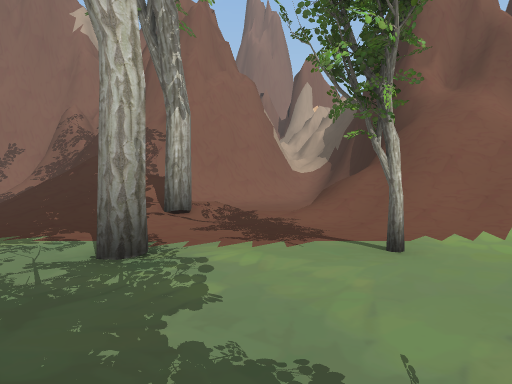
view 1 (above)

24 first-person views from a walk through a Unity game level. The camera is 1.5 m above the floor, tilts 2° down and sees 75° across. The floor is counted in squares, 2 m on a side. Each view is taken from the middle of a square. On the plan, view 1 faces up. The plan holds only what a view shows up to about 11 squares ahead; the rest is blank. The place goes on beyond the plan. The player is left out. Some surface patterns are stand-ins.

view 2
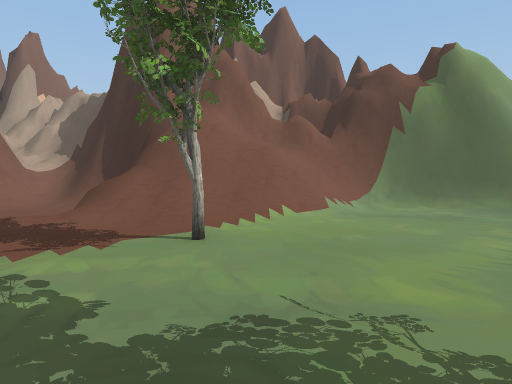

view 3
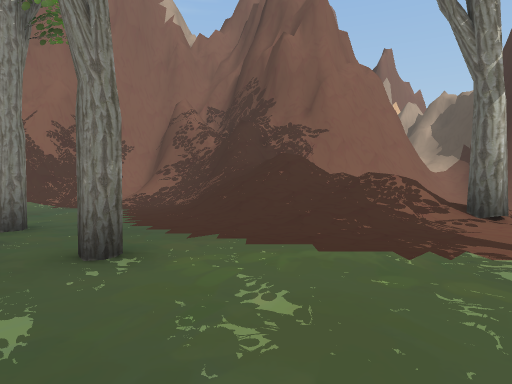

view 4
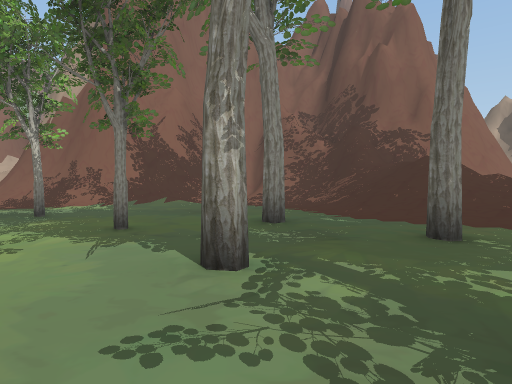

view 5
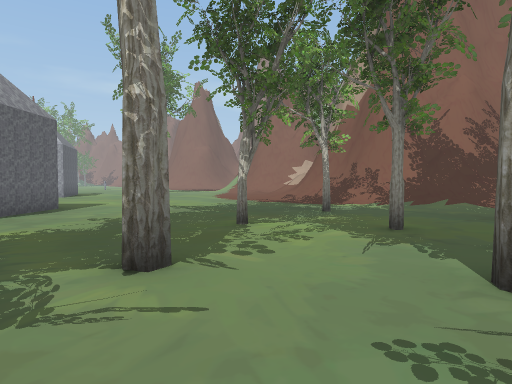

view 6
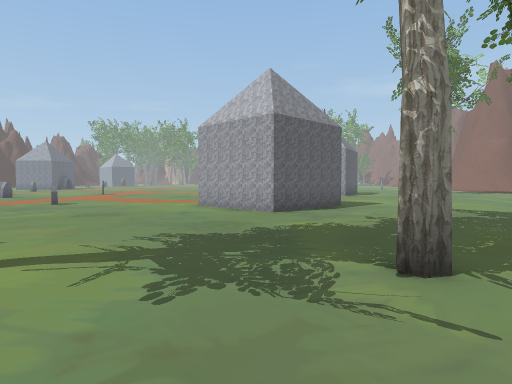

view 7
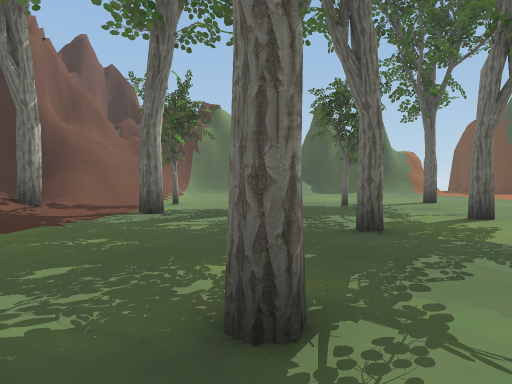

view 8
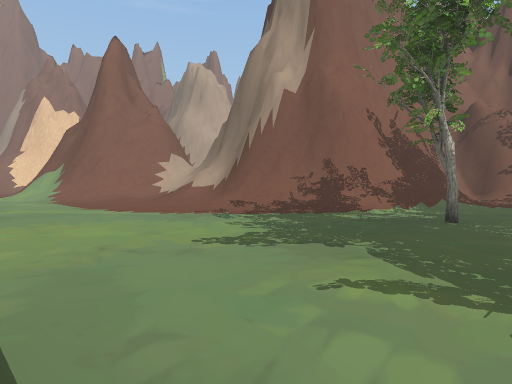

view 9
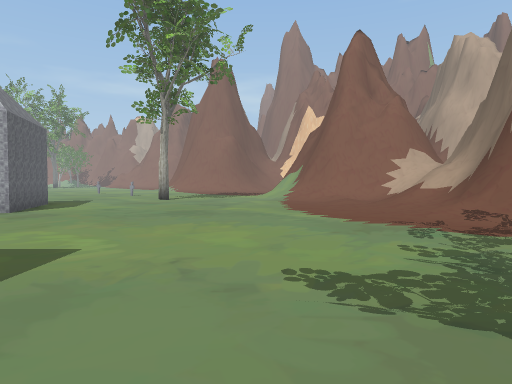

view 10
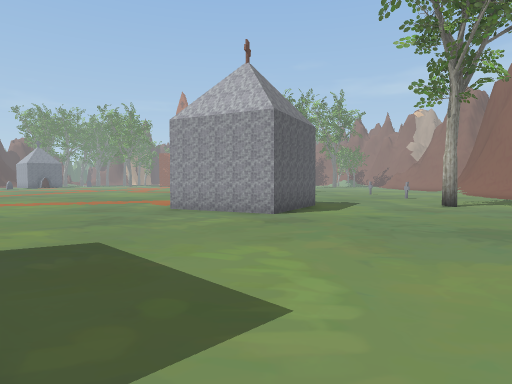

view 11
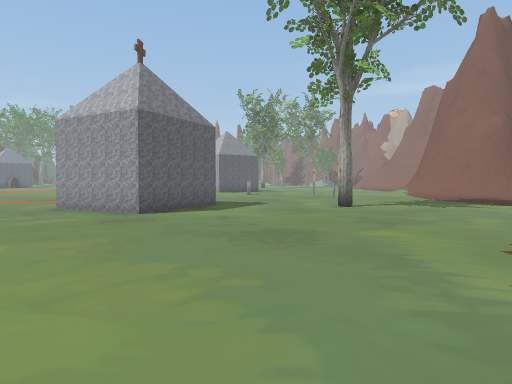

view 12
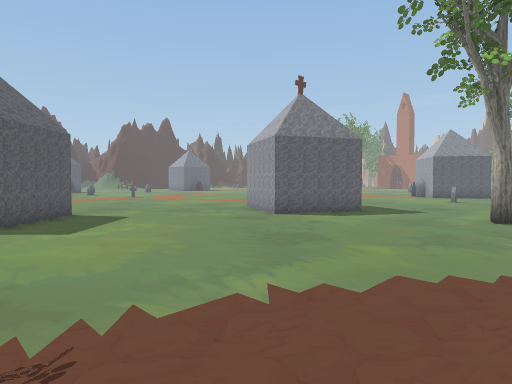

view 13
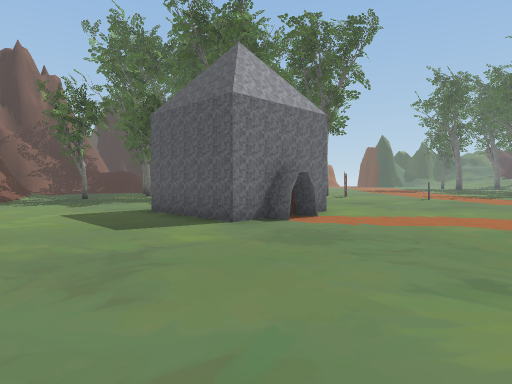

view 14
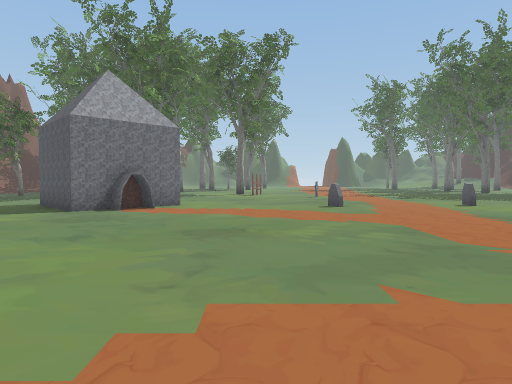

view 15
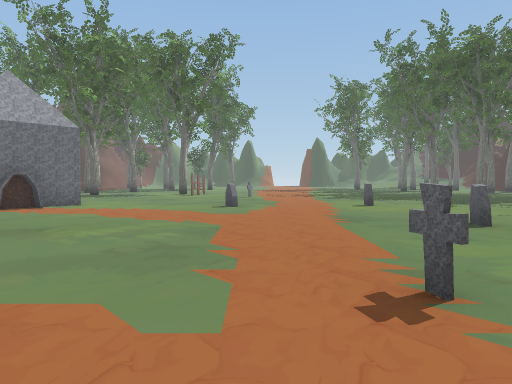

view 16
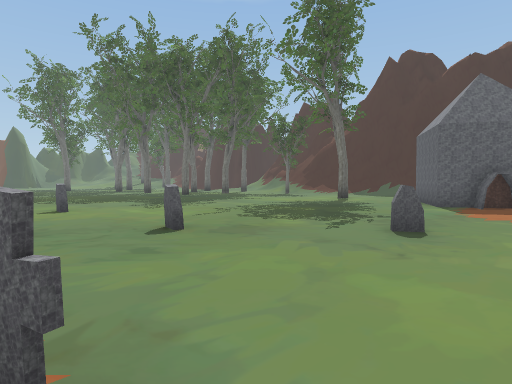

view 17
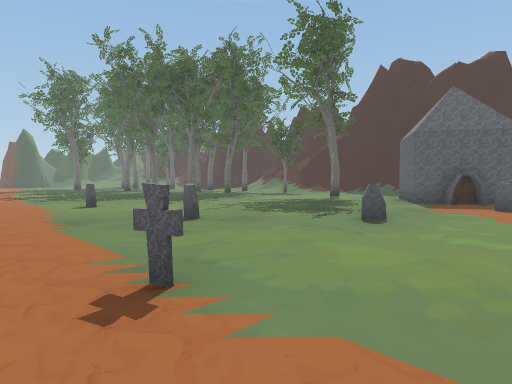

view 18
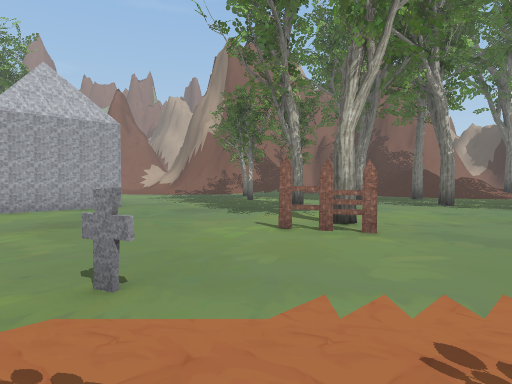

view 19
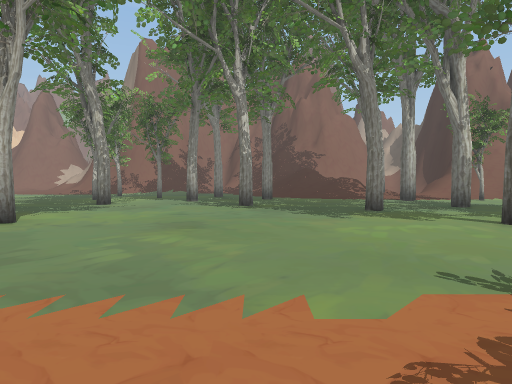

view 20
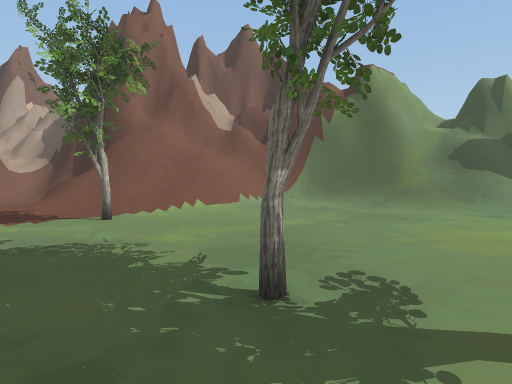

view 21
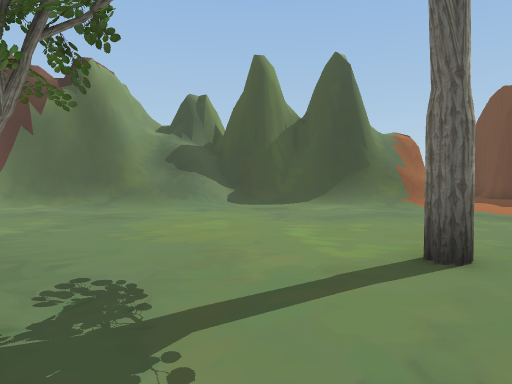

view 22
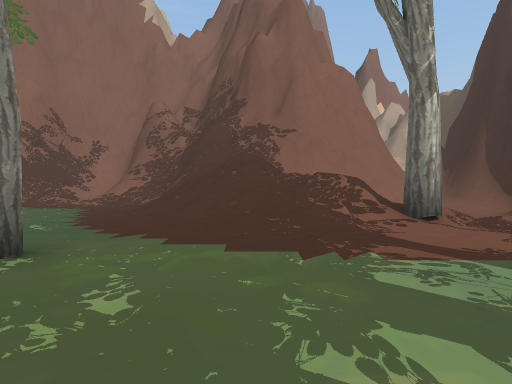

view 23
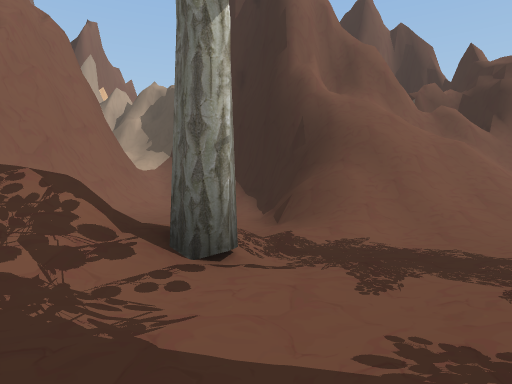

view 24
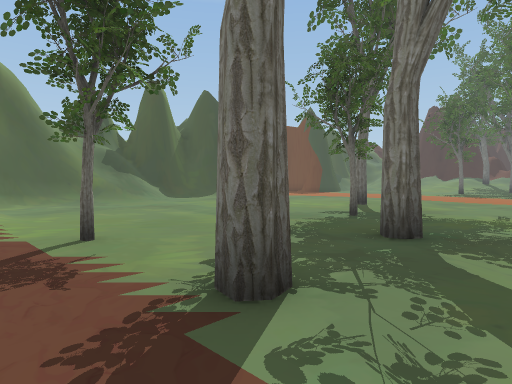

### Floor plan
Key: @ floor where view 1 was taken; # wall or solid block; . floor; / step, stairs or slope; = window, fence, low wall or low ledge; v drop or lower ground; O other object.
Columns run from 29 left of view 1 to 10 right of it. Each row starts with its distance up from view 1.
 12 .......////##     #//#####  ##//##
 11 ..........//#######////#=####///##
 10 .#.........////////...///  //../####
  9 ......................////=  ...#v/##
  8 .......................///// .//=//##
  7 ...............#......./////////////####
  6 ....................#...///=/////////###
  5  ##...............#............//////###
  4   ##............#.....#.......#../////##
  3   ##................#.......#.........##
  2   #.......#.........................../#
  1 .........###.....#....#.....#.........==
  0 ........#####................@......../=
 -1 .........###.............#............/=
 -2 ..............................#.......//
 -3 .................#........#............/
 -4 .................O...................../
 -5  ......................... ....#....../#
 -6  .........#...............  ........../#
 -7 ...............#... .....   .... ...../#
 -8 ..#........... ...   ...    ..    ....//
 -9 ..............  .     .             ..
-10 ..........#...                       .
-11 ......#.......
-12  .............
-13  ..#.........
-14  ...........
-15  ...........
-16  .........
-17  ........
-18   .##...

Positions as (right, up) in squares from view 1, and headings:
1: (0, 0), facing up
2: (-1, 0), facing up-right
3: (-5, 1), facing up
4: (-9, 0), facing up
5: (-9, 0), facing up-left
6: (-9, 0), facing left
7: (-9, 1), facing right
8: (-17, 1), facing up
9: (-16, 3), facing up-left
10: (-18, 4), facing left
11: (-18, 7), facing left
12: (-18, 11), facing down-left
13: (-27, 0), facing right
14: (-29, -4), facing right
15: (-29, -7), facing right
16: (-28, -8), facing down-right
17: (-29, -7), facing down-right
18: (-13, -9), facing up
19: (-7, -9), facing up
20: (-1, -3), facing up-right
21: (-1, -3), facing right
22: (-4, 1), facing up
23: (-3, 4), facing up-right
24: (-3, 5), facing down-right
